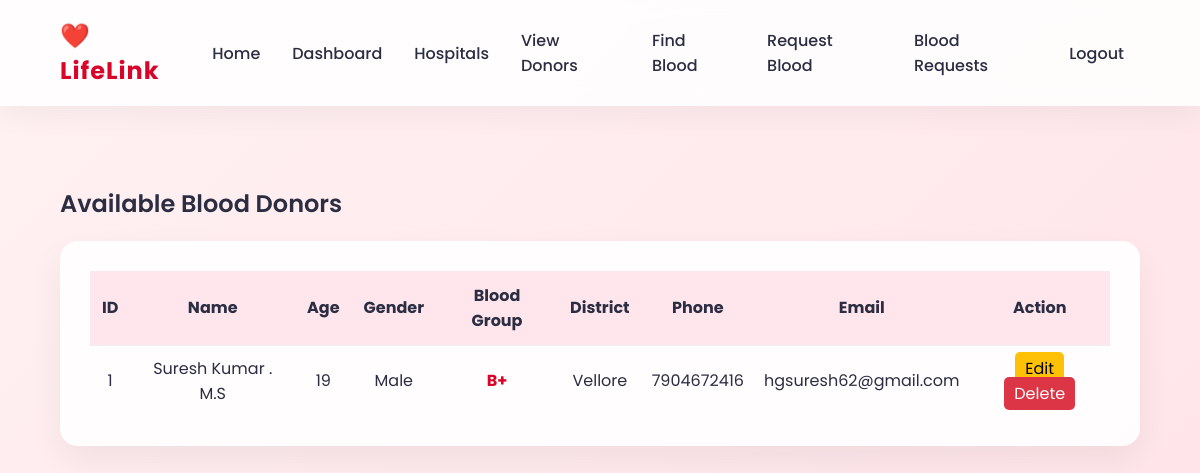
Screenshot of /donors (signed in) with the database file from the repository.
### tables this page shows
CREATE TABLE donors(
        donor_id INTEGER PRIMARY KEY,
        name TEXT,
        age INTEGER,
        gender TEXT,
        blood_group TEXT,
        district TEXT,
        phone TEXT,
        email TEXT,
        bio TEXT
    );

### app.py (the view)
@app.route("/donors")
@login_required
def donors():
    conn = get_db()
    cursor = conn.cursor()
    cursor.execute("SELECT * FROM donors")
    donors_list = cursor.fetchall()
    conn.close()
    return render_template("donors.html",
                           donors=donors_list)

### app.py (called while the page is built)
def get_db():
    conn = sqlite3.connect("database.db")
    conn.row_factory = sqlite3.Row
    return conn

def login_required(f):
    @wraps(f)
    def wrapper(*args, **kwargs):
        if "username" not in session:
            flash("Please login first")
            return redirect(url_for("login_page"))
        return f(*args, **kwargs)
    return wrapper

### templates/donors.html
{% extends "base.html" %}
{% block content %}
<h2 style="margin-bottom:20px;">Available Blood Donors</h2>
<div class="card">
{% if donors %}
<table style="width:100%; border-collapse:collapse;">
    <tr style="background-color:#ffe5ec;">
        <th style="padding:12px;">ID</th>
        <th style="padding:12px;">Name</th>
        <th style="padding:12px;">Age</th>
        <th style="padding:12px;">Gender</th>
        <th style="padding:12px;">Blood Group</th>
        <th style="padding:12px;">District</th>
        <th style="padding:12px;">Phone</th>
        <th style="padding:12px;">Email</th>
        {% if session.get("role") == "admin" %}
        <th style="padding:12px;">Action</th>
        {% endif %}
    </tr>
    {% for donor in donors %}
    <tr style="text-align:center; border-top:1px solid #eee;">
        <td style="padding:10px;">{{ donor[0] }}</td>
        <td style="padding:10px;">{{ donor[1] }}</td>
        <td style="padding:10px;">{{ donor[2] }}</td>
        <td style="padding:10px;">{{ donor[3] }}</td>
        <td style="padding:10px; font-weight:bold; color:#d90429;">
            {{ donor[4] }}
        </td>
        <td style="padding:10px;">{{ donor[5] }}</td>
        <td style="padding:10px;">{{ donor[6] }}</td>
        <td style="padding:10px;">{{ donor[7] }}</td>
        {% if session.get("role") == "admin" %}
        <td style="padding:10px;">
            <a href="{{ url_for('edit_donor', donor_id=donor[0]) }}"
               style="padding:5px 10px; background:#ffc107; color:black; text-decoration:none; border-radius:5px;">
               Edit
            </a>
            <a href="{{ url_for('delete_donor', donor_id=donor[0]) }}"
               onclick="return confirm('Are you sure you want to delete this donor?');"
               style="padding:5px 10px; background:#dc3545; color:white; text-decoration:none; border-radius:5px;">
               Delete
            </a>
        </td>
        {% endif %}
    </tr>
    {% endfor %}
</table>
{% else %}
<p style="text-align:center; padding:20px;">No donors available.</p>
{% endif %}
</div>
{% endblock %}

### templates/base.html (style rules this page uses)
body { margin:0; font-family:'Poppins',sans-serif; background:linear-gradient(135deg,#fff1f2,#ffe5e9); color:#2b2d42; }
.card { background:rgba(255,255,255,0.9); padding:30px; border-radius:18px; box-shadow:0 15px 35px rgba(0,0,0,0.06); margin-bottom:30px; transition:0.3s ease; }
h2 { font-weight:600; }

### rows the page displays
donors: donor_id "1", name "Suresh Kumar . M.S", age "19", gender "Male", blood_group "B+", district "Vellore", phone "7904672416", email "hgsuresh62@gmail.com"
